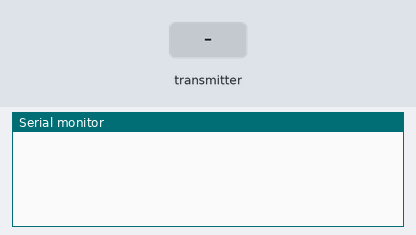
The sketch below on a simulated Arduino Uno, built with avr-gcc and run on an emulated ATmega328P. Shown: the last lines printed to the serial monitor. The test bench sets the inputs (shaded band). No radio packets arrive unless stated.

Above: at 1.2 s.
1.3 s: the transmitter starts sending _micros = 0
At 1.37 s:
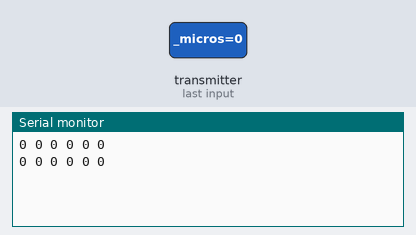
3.2 s: the transmitter starts sending btnA = 1
At 3.25 s:
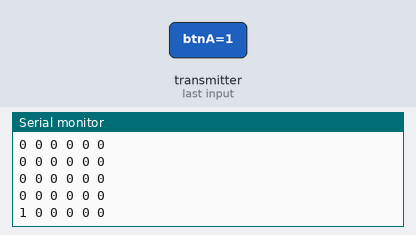
4.7 s: the transmitter starts sending joyStick_A_X = 256
At 4.72 s:
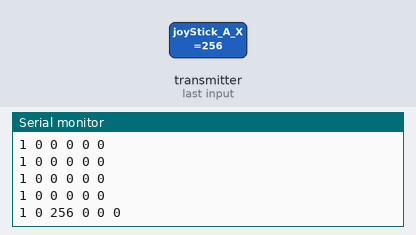
7.7 s: the transmitter starts sending joyStick_A_Y = 256
At 7.76 s:
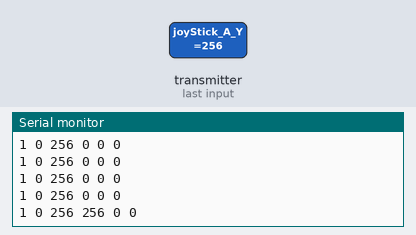
10.7 s: the transmitter starts sending btnB = 1
At 10.76 s:
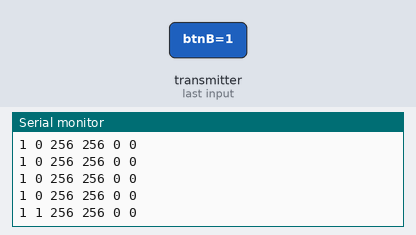
13.7 s: the transmitter starts sending joyStick_B_X = 256
At 13.75 s:
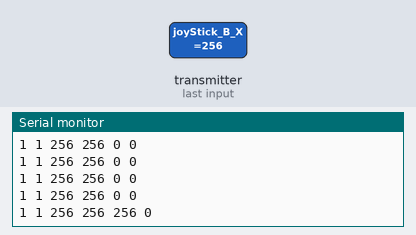

Measured:
- after the input at 1.3 s, the serial monitor: prints a new line at once (image 1)
- after the input at 3.2 s, the serial monitor: prints a new line at once (image 2)
- after the input at 4.7 s, the serial monitor: prints a new line at once (image 3)
- after the input at 7.7 s, the serial monitor: prints a new line after 0.05 s (image 4)
- after the input at 10.7 s, the serial monitor: prints a new line at once (image 5)
- after the input at 13.7 s, the serial monitor: prints a new line at once (image 6)

The sketch:

gaozhenyan-nRF24L01-Receive.ino
```cpp
/*
========================================
  24L01无线通信 V0.2
  高禛言
========================================


【24L01模块接线】(模块引脚参考资料文件夹图片)
---------------------------------------
	1 - GND
	2 - VCC 连接3.3V
	3 - CE 连接A5
	4 - CSN 连接A4
	5 - SCK 连接D13
	6 - MOSI 连接D11
	7 - MISO 连接D12
	8 - UNUSED

【按键连接】
---------------------------------------

*/


//引入库文件
#include <SPI.h>
#include <RF24.h>

//RF24L01配置
RF24 radio(A3, A4); // CE, CSN
const byte address[6] = "00010";


//发送的数据结构
struct dataStruct {
  unsigned long _micros;
  bool btnA;
  bool btnB;
  int joyStick_A_X;
  int joyStick_A_Y;
  int joyStick_B_X;
  int joyStick_B_Y;
} myData;

void setup() {
  Serial.begin(9600);
  radioSetup();

}

void loop(){
  getData();
}

void getData(){//获取数据内容并打印在屏幕上
  if (radio.available()){
    radio.read( &myData, sizeof(myData) );

	//点亮对应LED


	//打印内容
  Serial.print(myData.btnA);
  Serial.print(" ");
  Serial.print(myData.btnB);
  Serial.print(" ");
  Serial.print(myData.joyStick_A_X);
  Serial.print(" ");
  Serial.print(myData.joyStick_A_Y);
  Serial.print(" ");
  Serial.print(myData.joyStick_B_X);
  Serial.print(" ");
  Serial.print(myData.joyStick_B_Y);
  Serial.println(" ");
  delay(50);
  }
}

void radioSetup(){//RF24L01接收端初始化
  radio.begin();
  radio.openReadingPipe(0, address);   //Setting the address at which we will receive the data
  radio.setPALevel(RF24_PA_MIN);       //You can set this as minimum or maximum depending on the distance between the transmitter and receiver.
  radio.startListening();              //This sets the module as receiver
}
```
